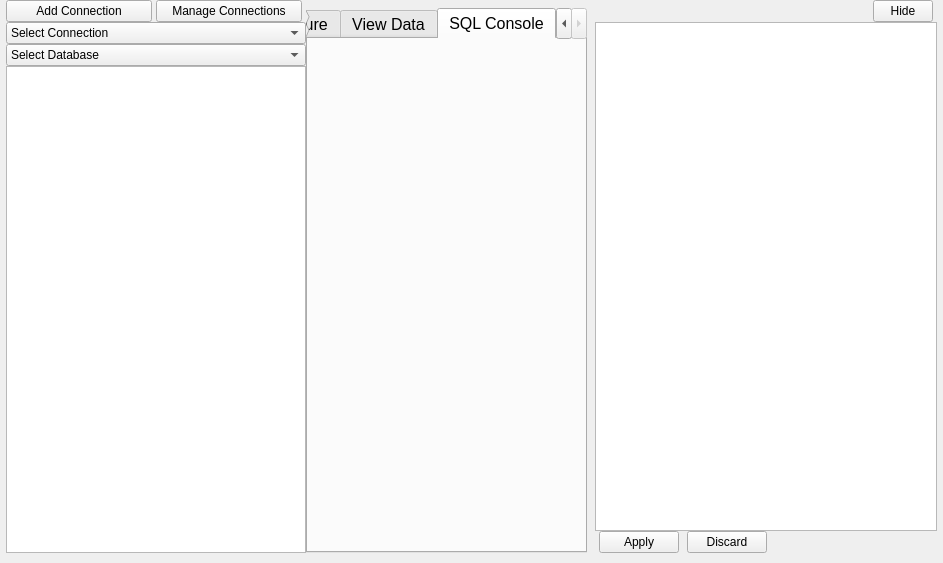
<?xml version="1.0" encoding="UTF-8"?>
<ui version="4.0">
 <class>DBViewer</class>
 <widget class="QWidget" name="DBViewer">
  <property name="geometry">
   <rect>
    <x>0</x>
    <y>0</y>
    <width>943</width>
    <height>563</height>
   </rect>
  </property>
  <property name="windowTitle">
   <string>Form</string>
  </property>
  <layout class="QGridLayout" name="gridLayout_4">
   <property name="leftMargin">
    <number>6</number>
   </property>
   <property name="topMargin">
    <number>0</number>
   </property>
   <property name="rightMargin">
    <number>6</number>
   </property>
   <property name="bottomMargin">
    <number>0</number>
   </property>
   <item row="0" column="0">
    <layout class="QHBoxLayout" name="horizontalLayout_5">
     <property name="spacing">
      <number>0</number>
     </property>
     <property name="leftMargin">
      <number>0</number>
     </property>
     <property name="rightMargin">
      <number>0</number>
     </property>
     <property name="bottomMargin">
      <number>10</number>
     </property>
     <item>
      <layout class="QVBoxLayout" name="verticalLayout_4">
       <property name="spacing">
        <number>0</number>
       </property>
       <property name="sizeConstraint">
        <enum>QLayout::SizeConstraint::SetMaximumSize</enum>
       </property>
       <property name="rightMargin">
        <number>0</number>
       </property>
       <item>
        <layout class="QHBoxLayout" name="horizontalLayout">
         <property name="spacing">
          <number>4</number>
         </property>
         <property name="leftMargin">
          <number>0</number>
         </property>
         <property name="rightMargin">
          <number>4</number>
         </property>
         <item>
          <widget class="QPushButton" name="addButton">
           <property name="maximumSize">
            <size>
             <width>148</width>
             <height>16777215</height>
            </size>
           </property>
           <property name="text">
            <string>Add Connection</string>
           </property>
          </widget>
         </item>
         <item>
          <widget class="QPushButton" name="manageConnectionsButton">
           <property name="text">
            <string>Manage Connections</string>
           </property>
          </widget>
         </item>
        </layout>
       </item>
       <item>
        <widget class="QComboBox" name="connectionsList">
         <property name="sizePolicy">
          <sizepolicy hsizetype="Preferred" vsizetype="Fixed">
           <horstretch>0</horstretch>
           <verstretch>0</verstretch>
          </sizepolicy>
         </property>
         <property name="minimumSize">
          <size>
           <width>300</width>
           <height>0</height>
          </size>
         </property>
         <property name="maximumSize">
          <size>
           <width>16777215</width>
           <height>16777215</height>
          </size>
         </property>
         <property name="editable">
          <bool>false</bool>
         </property>
         <item>
          <property name="text">
           <string>Select Connection</string>
          </property>
         </item>
        </widget>
       </item>
       <item>
        <widget class="QComboBox" name="databasesList">
         <property name="sizePolicy">
          <sizepolicy hsizetype="Preferred" vsizetype="Fixed">
           <horstretch>0</horstretch>
           <verstretch>0</verstretch>
          </sizepolicy>
         </property>
         <property name="minimumSize">
          <size>
           <width>300</width>
           <height>0</height>
          </size>
         </property>
         <property name="maximumSize">
          <size>
           <width>16777215</width>
           <height>16777215</height>
          </size>
         </property>
         <property name="currentText">
          <string>Select Database</string>
         </property>
         <item>
          <property name="text">
           <string>Select Database</string>
          </property>
         </item>
        </widget>
       </item>
       <item>
        <widget class="QListWidget" name="tablesList">
         <property name="minimumSize">
          <size>
           <width>300</width>
           <height>0</height>
          </size>
         </property>
         <property name="maximumSize">
          <size>
           <width>300</width>
           <height>16777215</height>
          </size>
         </property>
         <property name="font">
          <font>
           <pointsize>13</pointsize>
          </font>
         </property>
        </widget>
       </item>
      </layout>
     </item>
     <item>
      <layout class="QHBoxLayout" name="horizontalLayout_2">
       <property name="rightMargin">
        <number>0</number>
       </property>
       <item>
        <layout class="QVBoxLayout" name="verticalLayout_3">
         <property name="topMargin">
          <number>8</number>
         </property>
         <item>
          <widget class="QTabWidget" name="tabWidget">
           <property name="font">
            <font>
             <pointsize>12</pointsize>
            </font>
           </property>
           <property name="tabPosition">
            <enum>QTabWidget::TabPosition::North</enum>
           </property>
           <property name="currentIndex">
            <number>2</number>
           </property>
           <widget class="QWidget" name="information">
            <attribute name="title">
             <string>Table Structure</string>
            </attribute>
           </widget>
           <widget class="QWidget" name="data">
            <attribute name="title">
             <string>View Data</string>
            </attribute>
            <layout class="QGridLayout" name="gridLayout_2">
             <property name="leftMargin">
              <number>0</number>
             </property>
             <property name="topMargin">
              <number>0</number>
             </property>
             <property name="rightMargin">
              <number>0</number>
             </property>
             <property name="bottomMargin">
              <number>0</number>
             </property>
             <property name="spacing">
              <number>0</number>
             </property>
             <item row="0" column="0">
              <layout class="QVBoxLayout" name="verticalLayout">
               <property name="spacing">
                <number>0</number>
               </property>
               <property name="leftMargin">
                <number>4</number>
               </property>
               <property name="rightMargin">
                <number>4</number>
               </property>
               <item>
                <layout class="QHBoxLayout" name="horizontalLayout_7">
                 <property name="spacing">
                  <number>6</number>
                 </property>
                 <property name="leftMargin">
                  <number>0</number>
                 </property>
                 <property name="rightMargin">
                  <number>4</number>
                 </property>
                 <item>
                  <widget class="QLineEdit" name="filterInput">
                   <property name="font">
                    <font>
                     <family>Menlo</family>
                     <pointsize>12</pointsize>
                    </font>
                   </property>
                   <property name="placeholderText">
                    <string/>
                   </property>
                  </widget>
                 </item>
                 <item>
                  <widget class="QPushButton" name="filterButton">
                   <property name="minimumSize">
                    <size>
                     <width>60</width>
                     <height>0</height>
                    </size>
                   </property>
                   <property name="maximumSize">
                    <size>
                     <width>60</width>
                     <height>16777215</height>
                    </size>
                   </property>
                   <property name="text">
                    <string>Filter</string>
                   </property>
                  </widget>
                 </item>
                </layout>
               </item>
               <item>
                <layout class="QHBoxLayout" name="horizontalLayout_4">
                 <property name="spacing">
                  <number>0</number>
                 </property>
                 <item>
                  <widget class="QTableView" name="tableView">
                   <property name="font">
                    <font>
                     <family>Menlo</family>
                     <pointsize>12</pointsize>
                    </font>
                   </property>
                   <property name="sizeAdjustPolicy">
                    <enum>QAbstractScrollArea::SizeAdjustPolicy::AdjustToContents</enum>
                   </property>
                   <property name="editTriggers">
                    <set>QAbstractItemView::EditTrigger::NoEditTriggers</set>
                   </property>
                   <property name="sortingEnabled">
                    <bool>true</bool>
                   </property>
                  </widget>
                 </item>
                </layout>
               </item>
               <item>
                <layout class="QHBoxLayout" name="horizontalLayout_6">
                 <property name="spacing">
                  <number>4</number>
                 </property>
                 <item>
                  <widget class="QPushButton" name="saveButton">
                   <property name="text">
                    <string>Save</string>
                   </property>
                  </widget>
                 </item>
                 <item>
                  <widget class="QPushButton" name="discardButton">
                   <property name="text">
                    <string>Discard</string>
                   </property>
                  </widget>
                 </item>
                 <item>
                  <spacer name="horizontalSpacer_2">
                   <property name="orientation">
                    <enum>Qt::Orientation::Horizontal</enum>
                   </property>
                   <property name="sizeHint" stdset="0">
                    <size>
                     <width>40</width>
                     <height>20</height>
                    </size>
                   </property>
                  </spacer>
                 </item>
                 <item>
                  <widget class="QLabel" name="rowCountLabel">
                   <property name="sizePolicy">
                    <sizepolicy hsizetype="Preferred" vsizetype="Preferred">
                     <horstretch>0</horstretch>
                     <verstretch>0</verstretch>
                    </sizepolicy>
                   </property>
                   <property name="minimumSize">
                    <size>
                     <width>100</width>
                     <height>0</height>
                    </size>
                   </property>
                   <property name="maximumSize">
                    <size>
                     <width>40</width>
                     <height>16777215</height>
                    </size>
                   </property>
                   <property name="text">
                    <string/>
                   </property>
                   <property name="alignment">
                    <set>Qt::AlignmentFlag::AlignRight|Qt::AlignmentFlag::AlignTrailing|Qt::AlignmentFlag::AlignVCenter</set>
                   </property>
                  </widget>
                 </item>
                </layout>
               </item>
              </layout>
             </item>
            </layout>
           </widget>
           <widget class="QWidget" name="editor">
            <attribute name="title">
             <string>SQL Console</string>
            </attribute>
            <layout class="QGridLayout" name="gridLayout_3">
             <property name="leftMargin">
              <number>0</number>
             </property>
             <property name="topMargin">
              <number>0</number>
             </property>
             <property name="rightMargin">
              <number>0</number>
             </property>
             <property name="bottomMargin">
              <number>0</number>
             </property>
             <item row="0" column="0">
              <widget class="QTabWidget" name="consoleTabWidget">
               <property name="currentIndex">
                <number>-1</number>
               </property>
               <property name="documentMode">
                <bool>true</bool>
               </property>
               <property name="tabsClosable">
                <bool>true</bool>
               </property>
              </widget>
             </item>
            </layout>
           </widget>
          </widget>
         </item>
        </layout>
       </item>
       <item>
        <widget class="QWidget" name="dataViewWidget" native="true">
         <property name="minimumSize">
          <size>
           <width>350</width>
           <height>0</height>
          </size>
         </property>
         <property name="maximumSize">
          <size>
           <width>350</width>
           <height>16777215</height>
          </size>
         </property>
         <property name="autoFillBackground">
          <bool>false</bool>
         </property>
         <layout class="QGridLayout" name="gridLayout">
          <property name="leftMargin">
           <number>8</number>
          </property>
          <property name="topMargin">
           <number>0</number>
          </property>
          <property name="rightMargin">
           <number>0</number>
          </property>
          <property name="bottomMargin">
           <number>0</number>
          </property>
          <property name="spacing">
           <number>0</number>
          </property>
          <item row="0" column="0">
           <layout class="QVBoxLayout" name="verticalLayout_5">
            <property name="spacing">
             <number>0</number>
            </property>
            <item>
             <layout class="QHBoxLayout" name="horizontalLayout_10">
              <property name="spacing">
               <number>8</number>
              </property>
              <property name="sizeConstraint">
               <enum>QLayout::SizeConstraint::SetMinimumSize</enum>
              </property>
              <property name="leftMargin">
               <number>8</number>
              </property>
              <property name="rightMargin">
               <number>4</number>
              </property>
              <item>
               <spacer name="horizontalSpacer_3">
                <property name="orientation">
                 <enum>Qt::Orientation::Horizontal</enum>
                </property>
                <property name="sizeHint" stdset="0">
                 <size>
                  <width>40</width>
                  <height>20</height>
                 </size>
                </property>
               </spacer>
              </item>
              <item>
               <widget class="QPushButton" name="hideDataViewButton">
                <property name="sizePolicy">
                 <sizepolicy hsizetype="Minimum" vsizetype="Minimum">
                  <horstretch>0</horstretch>
                  <verstretch>0</verstretch>
                 </sizepolicy>
                </property>
                <property name="minimumSize">
                 <size>
                  <width>60</width>
                  <height>0</height>
                 </size>
                </property>
                <property name="maximumSize">
                 <size>
                  <width>60</width>
                  <height>16777215</height>
                 </size>
                </property>
                <property name="text">
                 <string>Hide</string>
                </property>
               </widget>
              </item>
             </layout>
            </item>
            <item>
             <widget class="QPlainTextEdit" name="dataViewTable">
              <property name="sizePolicy">
               <sizepolicy hsizetype="Expanding" vsizetype="Expanding">
                <horstretch>0</horstretch>
                <verstretch>0</verstretch>
               </sizepolicy>
              </property>
              <property name="minimumSize">
               <size>
                <width>0</width>
                <height>0</height>
               </size>
              </property>
              <property name="maximumSize">
               <size>
                <width>16777215</width>
                <height>16777215</height>
               </size>
              </property>
              <property name="font">
               <font>
                <family>Menlo</family>
                <pointsize>12</pointsize>
               </font>
              </property>
              <property name="lineWrapMode">
               <enum>QPlainTextEdit::LineWrapMode::WidgetWidth</enum>
              </property>
              <property name="readOnly">
               <bool>false</bool>
              </property>
              <property name="tabStopDistance">
               <double>40.000000000000000</double>
              </property>
             </widget>
            </item>
            <item>
             <layout class="QHBoxLayout" name="horizontalLayout_9">
              <property name="spacing">
               <number>8</number>
              </property>
              <property name="leftMargin">
               <number>4</number>
              </property>
              <item>
               <widget class="QPushButton" name="pushButton">
                <property name="text">
                 <string>Apply</string>
                </property>
               </widget>
              </item>
              <item>
               <widget class="QPushButton" name="pushButton_2">
                <property name="text">
                 <string>Discard</string>
                </property>
               </widget>
              </item>
              <item>
               <spacer name="horizontalSpacer_4">
                <property name="orientation">
                 <enum>Qt::Orientation::Horizontal</enum>
                </property>
                <property name="sizeHint" stdset="0">
                 <size>
                  <width>40</width>
                  <height>20</height>
                 </size>
                </property>
               </spacer>
              </item>
             </layout>
            </item>
           </layout>
          </item>
         </layout>
        </widget>
       </item>
      </layout>
     </item>
    </layout>
   </item>
  </layout>
 </widget>
 <resources/>
 <connections/>
</ui>
